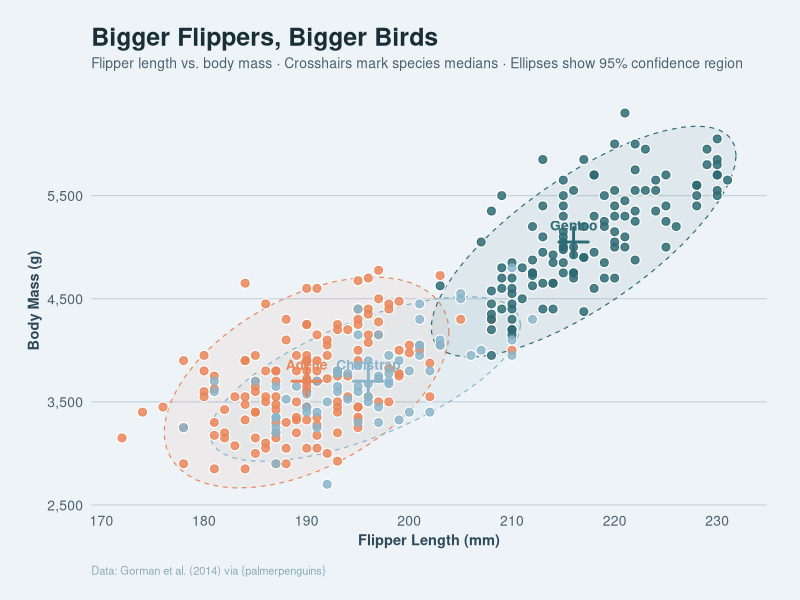
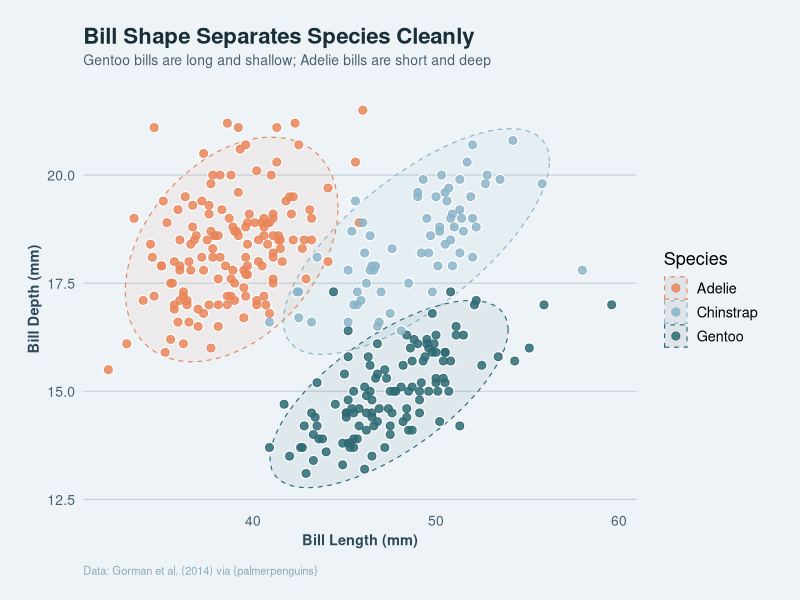

Recreate these plots in R, in order.
## ---- chunk 1
#| label: setup
#| echo: false
library(tidyverse)
library(palmerpenguins)
## ---- chunk 2
#| label: summary-table
#| echo: false
penguins %>%
  drop_na() %>%
  group_by(species, island) %>%
  summarise(
    Count          = n(),
    `Avg Flipper (mm)` = round(mean(flipper_length_mm), 1),
    `Avg Mass (g)`     = round(mean(body_mass_g), 0),
    .groups = "drop"
  ) %>%
  knitr::kable(caption = "Summary statistics by species and island")
## ---- chunk 3
#| label: scatter-plot
#| echo: false

penguins_clean <- penguins %>% drop_na()

species_medians <- penguins_clean %>%
  group_by(species) %>%
  summarise(
    flipper_length_mm = median(flipper_length_mm),
    body_mass_g       = median(body_mass_g)
  )

species_colors <- c(
  "Adelie"    = "#E8855A",
  "Chinstrap" = "#8AB4C9",
  "Gentoo"    = "#2D6A73"
)

ggplot(penguins_clean, aes(x = flipper_length_mm, y = body_mass_g, color = species)) +
  stat_ellipse(
    aes(fill = species),
    geom      = "polygon",
    alpha     = 0.08,
    linewidth = 0.4,
    linetype  = "dashed"
  ) +
  geom_point(color = "white", size = 3.2, alpha = 0.9) +
  geom_point(size = 2.4, alpha = 0.85) +
  geom_point(data = species_medians, shape = 3, size = 6, stroke = 1.5) +
  geom_text(
    data      = species_medians,
    aes(label = species),
    nudge_y   = 160,
    fontface  = "bold",
    size      = 3.5
  ) +
  scale_color_manual(values = species_colors, guide = "none") +
  scale_fill_manual(values  = species_colors, guide = "none") +
  scale_x_continuous(name = "Flipper Length (mm)", breaks = seq(170, 240, by = 10)) +
  scale_y_continuous(name = "Body Mass (g)", labels = scales::comma_format()) +
  labs(
    title    = "Bigger Flippers, Bigger Birds",
    subtitle = "Flipper length vs. body mass · Crosshairs mark species medians · Ellipses show 95% confidence region",
    caption  = "Data: Gorman et al. (2014) via {palmerpenguins}"
  ) +
  theme_minimal(base_size = 13) +
  theme(
    plot.background    = element_rect(fill = "#EEF3F7", color = NA),
    panel.background   = element_rect(fill = "#EEF3F7", color = NA),
    panel.grid.major.x = element_blank(),
    panel.grid.minor   = element_blank(),
    panel.grid.major.y = element_line(color = "#C5D2DC", linewidth = 0.4),
    axis.text          = element_text(color = "#4A6070", size = 10),
    axis.title         = element_text(color = "#2D4A5A", size = 10.5, face = "bold"),
    plot.title         = element_text(color = "#1A2E38", size = 18, face = "bold",
                                      margin = margin(b = 4)),
    plot.subtitle      = element_text(color = "#4A6070", size = 10,
                                      lineheight = 1.4, margin = margin(b = 16)),
    plot.caption       = element_text(color = "#8AAABB", size = 8, hjust = 0,
                                      margin = margin(t = 12)),
    plot.margin        = margin(20, 24, 16, 20)
  )
## ---- chunk 4
#| label: bill-plot
#| echo: false

ggplot(penguins_clean, aes(x = bill_length_mm, y = bill_depth_mm, color = species)) +
  stat_ellipse(aes(fill = species), geom = "polygon", alpha = 0.08,
               linewidth = 0.4, linetype = "dashed") +
  geom_point(color = "white", size = 3.2, alpha = 0.9) +
  geom_point(size = 2.4, alpha = 0.85) +
  scale_color_manual(values = species_colors, name = "Species") +
  scale_fill_manual(values  = species_colors, guide = "none") +
  scale_x_continuous(name = "Bill Length (mm)") +
  scale_y_continuous(name = "Bill Depth (mm)") +
  labs(
    title    = "Bill Shape Separates Species Cleanly",
    subtitle = "Gentoo bills are long and shallow; Adelie bills are short and deep",
    caption  = "Data: Gorman et al. (2014) via {palmerpenguins}"
  ) +
  theme_minimal(base_size = 13) +
  theme(
    plot.background    = element_rect(fill = "#EEF3F7", color = NA),
    panel.background   = element_rect(fill = "#EEF3F7", color = NA),
    panel.grid.major.x = element_blank(),
    panel.grid.minor   = element_blank(),
    panel.grid.major.y = element_line(color = "#C5D2DC", linewidth = 0.4),
    axis.text          = element_text(color = "#4A6070", size = 10),
    axis.title         = element_text(color = "#2D4A5A", size = 10.5, face = "bold"),
    plot.title         = element_text(color = "#1A2E38", size = 16, face = "bold",
                                      margin = margin(b = 4)),
    plot.subtitle      = element_text(color = "#4A6070", size = 10,
                                      lineheight = 1.4, margin = margin(b = 16)),
    plot.caption       = element_text(color = "#8AAABB", size = 8, hjust = 0,
                                      margin = margin(t = 12)),
    legend.background  = element_rect(fill = "#EEF3F7", color = NA),
    plot.margin        = margin(20, 24, 16, 20)
  )
## ---- chunk 5
#| label: data-table
#| echo: false
penguins_clean %>%
  select(species, island, bill_length_mm, bill_depth_mm,
         flipper_length_mm, body_mass_g, sex, year) %>%
  head(20) %>%
  knitr::kable(
    caption = "First 20 observations (cleaned dataset)",
    col.names = c("Species", "Island", "Bill Length (mm)", "Bill Depth (mm)",
                  "Flipper (mm)", "Mass (g)", "Sex", "Year")
  )
